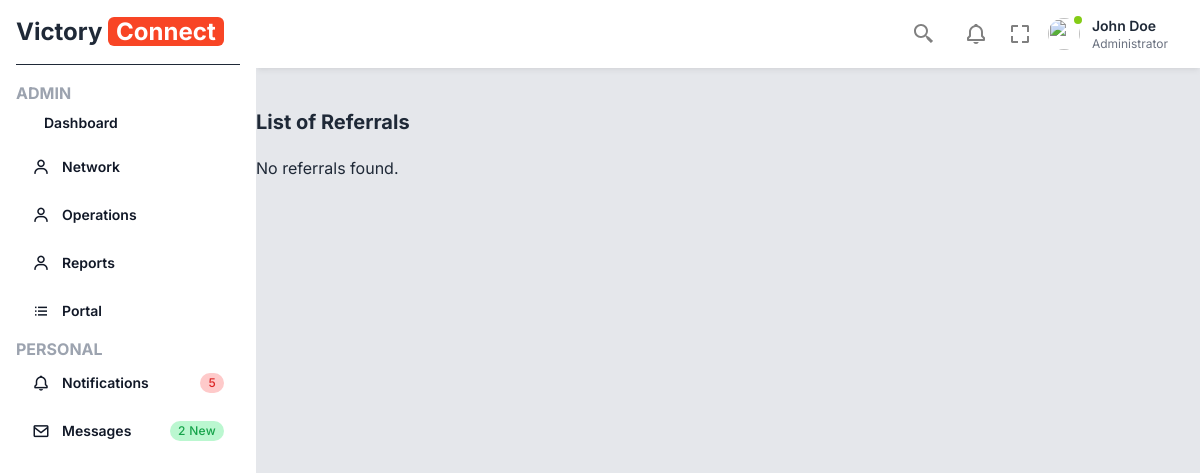
Page /referrals/ (signed in) on the earlier database version.
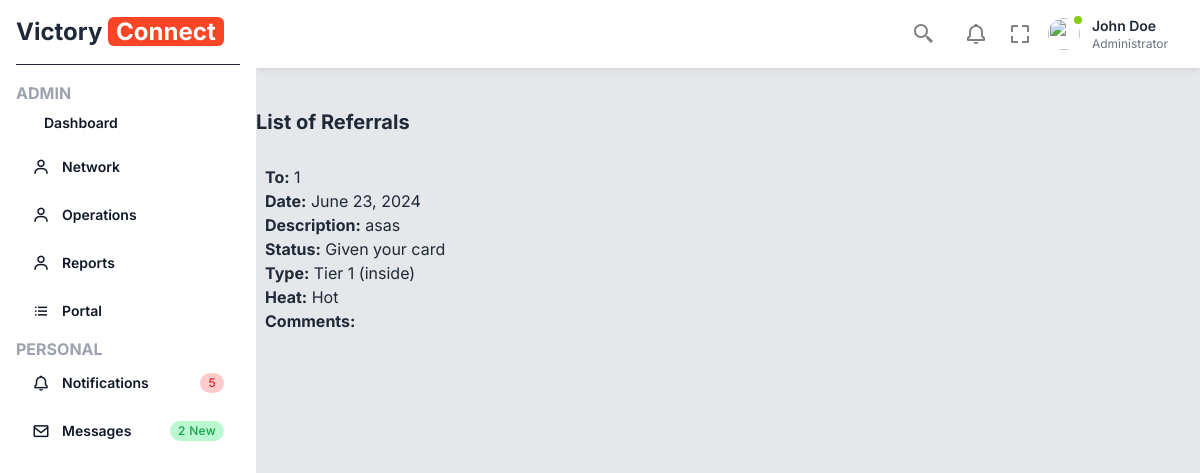
Same page on the later database version.
### base/models.py (models this page shows, shortened)
class ReferralSlip(models.Model):
    date = models.DateField(auto_now_add=True)
    from_user = models.ForeignKey(User, on_delete=models.CASCADE, related_name='referral_slips_created')
    to_member = models.ForeignKey(User, on_delete=models.CASCADE, related_name='referrals_received')
    referral_description = models.TextField()
    referral_type = models.CharField(max_length=20, choices=[('tier_1', 'Tier 1 (inside)'), ('tier_2', 'Tier 2 (outside)')])
    referral_status = models.CharField(max_length=100, choices=[('given_card', 'Given your card'), ('will_call', 'Told them you would call')])
    address = models.CharField(max_length=255, blank=True)
    telephone = models.CharField(max_length=15)
    email = models.EmailField(blank=True)
    comments = models.TextField(blank=True)
    referral_heat = models.CharField(max_length=10, choices=[('hot', 'Hot'), ('tepid', 'Tepid')])
    updated_at = models.DateTimeField(auto_now=True)  # Add this field

### base/views/referrals.py (the view)
# urls.py: path('referrals/', list_referrals, name='list_referrals'),
@login_required
def list_referrals(request):
    referrals = ReferralSlip.objects.filter(from_user=request.user)
    return render(request, 'referrals/list_referrals.html', {'referrals': referrals})

### templates/referrals/list_referrals.html
{% extends 'base.html' %}
{% block content %}
<body>
    <div class="container mx-auto mt-10">
        <h1 class="text-xl font-bold mb-5">List of Referrals</h1>
        {% if referrals %}
            <ul>
                {% for referral in referrals %}
                    <li class="mb-2 p-2 border border-gray-200 rounded">
                        <strong>To:</strong> {{ referral.to_member.id }} <br>
                        <strong>Date:</strong> {{ referral.date }} <br>
                        <strong>Description:</strong> {{ referral.referral_description }} <br>
                        <strong>Status:</strong> {{ referral.get_referral_status_display }} <br>
                        <strong>Type:</strong> {{ referral.get_referral_type_display }} <br>
                        <strong>Heat:</strong> {{ referral.get_referral_heat_display }} <br>
                        <strong>Comments:</strong> {{ referral.comments }}
                    </li>
                {% endfor %}
            </ul>
        {% else %}
            <p>No referrals found.</p>
        {% endif %}
    </div>
</body>
{% endblock %}

Differences in the rows shown:
added ReferralSlip: to_member.id "1", date "June 23, 2024", referral_description "asas", referral_status "Given your card", referral_type "Tier 1 (inside)", referral_heat "Hot"
Other differences:
text no longer shown: "No referrals found."
